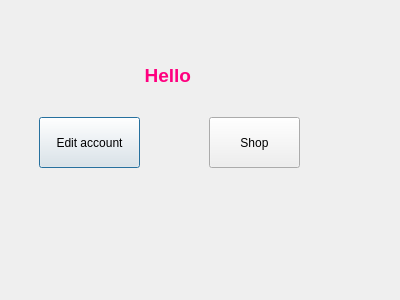
<?xml version="1.0" encoding="UTF-8"?>
<ui version="4.0">
 <class>userfunctions</class>
 <widget class="QDialog" name="userfunctions">
  <property name="geometry">
   <rect>
    <x>0</x>
    <y>0</y>
    <width>400</width>
    <height>300</height>
   </rect>
  </property>
  <property name="windowTitle">
   <string>Dialog</string>
  </property>
  <widget class="QPushButton" name="pushButton">
   <property name="geometry">
    <rect>
     <x>39</x>
     <y>117</y>
     <width>101</width>
     <height>51</height>
    </rect>
   </property>
   <property name="text">
    <string>Edit account</string>
   </property>
  </widget>
  <widget class="QPushButton" name="pushButton_2">
   <property name="geometry">
    <rect>
     <x>209</x>
     <y>117</y>
     <width>91</width>
     <height>51</height>
    </rect>
   </property>
   <property name="text">
    <string>Shop</string>
   </property>
  </widget>
  <widget class="QLabel" name="label">
   <property name="geometry">
    <rect>
     <x>120</x>
     <y>50</y>
     <width>101</width>
     <height>51</height>
    </rect>
   </property>
   <property name="text">
    <string>&lt;html&gt;&lt;head/&gt;&lt;body&gt;&lt;p align=&quot;center&quot;&gt;&lt;span style=&quot; font-size:14pt; font-weight:700; color:#ff007f;&quot;&gt;Hello &lt;/span&gt;&lt;/p&gt;&lt;/body&gt;&lt;/html&gt;</string>
   </property>
  </widget>
 </widget>
 <resources/>
 <connections/>
</ui>
